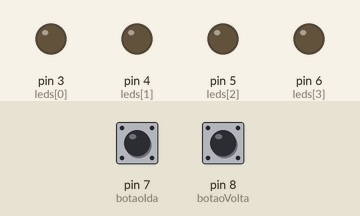
This sketch was run on a simulated Arduino Uno, built with avr-gcc and run on an emulated ATmega328P. On the bench: output pins drawn as LEDs (lit = HIGH). Inputs (shaded band) come from the test bench; at power-on: pin 7 (botaoIda) HIGH, pin 8 (botaoVolta) HIGH.

Above: at 1.2 s.
1.3 s: pin 7 (botaoIda) pulled LOW for 0.15 s
At 3.2 s:
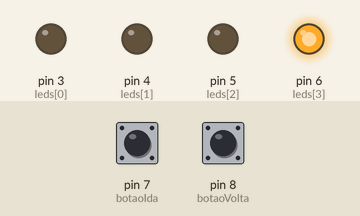
3.9 s: pin 8 (botaoVolta) pulled LOW for 0.15 s
At 6.2 s:
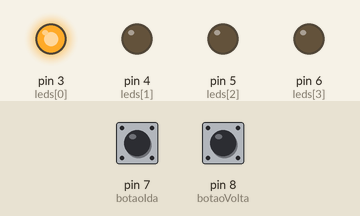
6.5 s: pin 7 (botaoIda) pulled LOW for 1 s
At 7.24 s:
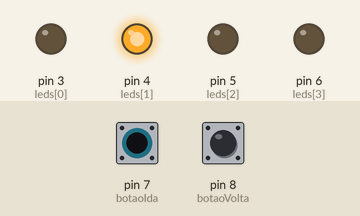
9.1 s: pin 8 (botaoVolta) pulled LOW for 1 s
At 9.84 s:
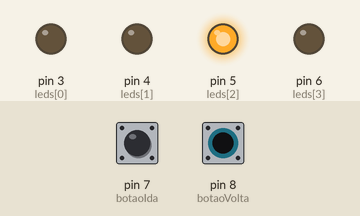
Timing chart, 0 to 12.1 s (numbered marks = the images above; inputs shaded):
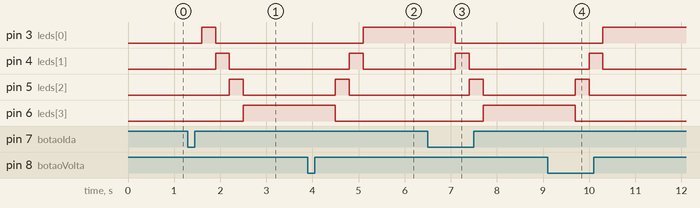

Measured:
- after the input at 1.3 s, pin 3 (leds[0]): LOW → HIGH after 0.30 s, → LOW 0.30 s later; pin 4 (leds[1]): LOW → HIGH after 0.60 s, → LOW 0.30 s later; pin 5 (leds[2]): LOW → HIGH after 0.90 s, → LOW 0.30 s later; pin 6 (leds[3]): LOW → HIGH after 1.2 s
- after the input at 3.9 s, pin 3 (leds[0]): LOW → HIGH after 1.2 s; pin 4 (leds[1]): LOW → HIGH after 0.90 s, → LOW 0.30 s later; pin 5 (leds[2]): LOW → HIGH after 0.60 s, → LOW 0.30 s later; pin 6 (leds[3]): HIGH → LOW after 0.60 s
- after the input at 6.5 s, pin 3 (leds[0]): HIGH → LOW after 0.60 s; pin 4 (leds[1]): LOW → HIGH after 0.60 s, → LOW 0.30 s later; pin 5 (leds[2]): LOW → HIGH after 0.90 s, → LOW 0.30 s later; pin 6 (leds[3]): LOW → HIGH after 1.2 s
- after the input at 9.1 s, pin 3 (leds[0]): LOW → HIGH after 1.2 s; pin 4 (leds[1]): LOW → HIGH after 0.90 s, → LOW 0.30 s later; pin 5 (leds[2]): LOW → HIGH after 0.60 s, → LOW 0.30 s later; pin 6 (leds[3]): HIGH → LOW after 0.60 s

The sketch:

EXERCICIO3.ino
```cpp
const int leds[] = {3, 4, 5, 6};
const int botaoIda = 7;
const int botaoVolta = 8;
int etapa = -1;
bool sentidoIda = true;
unsigned long tempoAnterior = 0;
const long intervalo = 300;

void setup() {
  for (int i = 0; i < 4; i++) {
    pinMode(leds[i], OUTPUT);
  }
  pinMode(botaoIda, INPUT_PULLUP);
  pinMode(botaoVolta, INPUT_PULLUP);
}

void loop() {
  static bool ultimaLeituraIda = HIGH;
  static bool ultimaLeituraVolta = HIGH;

  bool leituraIda = digitalRead(botaoIda);
  bool leituraVolta = digitalRead(botaoVolta);


  if (leituraIda == LOW && ultimaLeituraIda == HIGH) {
    sentidoIda = true;
    etapa = 0;
    tempoAnterior = millis();
    delay(200);
  }

  if (leituraVolta == LOW && ultimaLeituraVolta == HIGH) {
    sentidoIda = false;
    etapa = 0;
    tempoAnterior = millis();
    delay(200);
  }

  ultimaLeituraIda = leituraIda;
  ultimaLeituraVolta = leituraVolta;


  if (etapa >= 0 && millis() - tempoAnterior >= intervalo) {

    for (int i = 0; i < 4; i++) {
      digitalWrite(leds[i], LOW);
    }

    if (sentidoIda) {
      if (etapa < 4) digitalWrite(leds[etapa], HIGH);
    } else {
      if (etapa < 4) digitalWrite(leds[3 - etapa], HIGH);
    }

    etapa++;

    if (etapa >= 4) {
      etapa = -1;
    }
    tempoAnterior = millis();
  }
}
```
